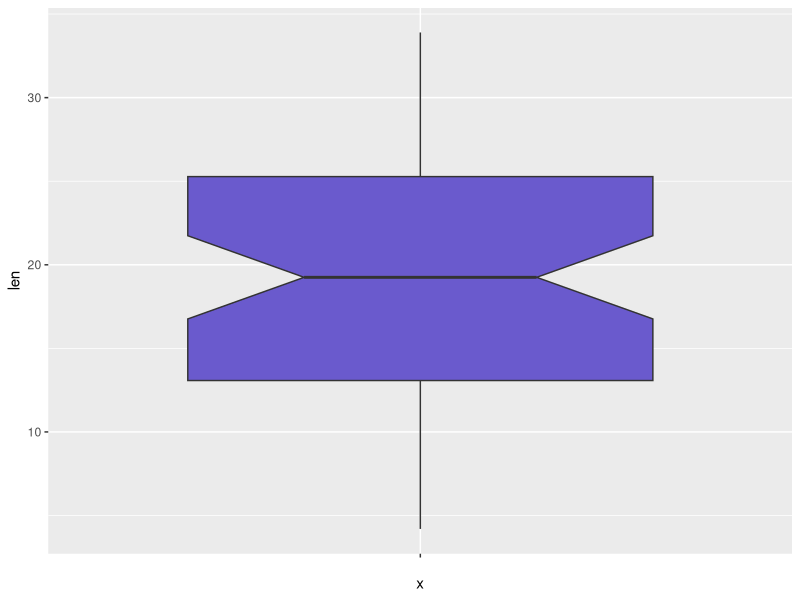
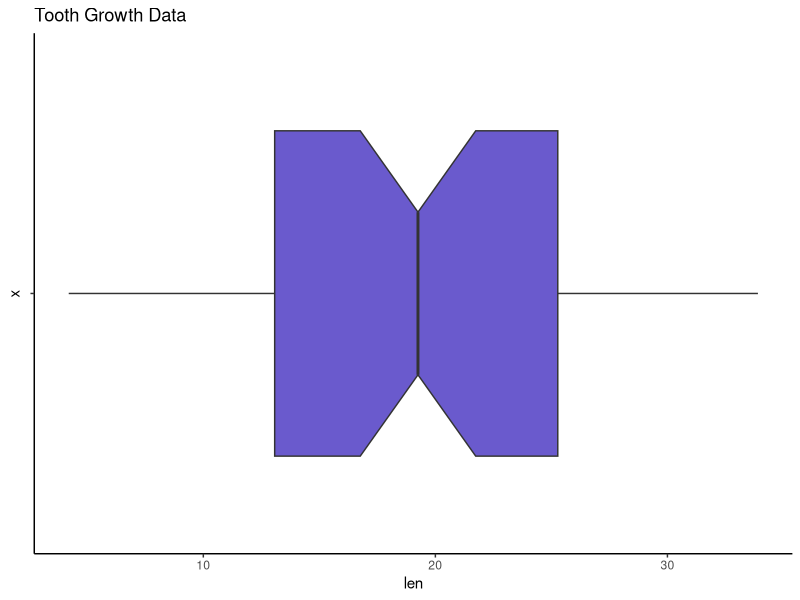

The R script that drew these images, in order:
#This R script provides the code to create informative and clean box plots using the ToothGrow
#data set that is found in ggplot2. We are trying to find the distribution of length of teeth
#by setting up a box plot that is easy to understand with elements such as labels, a median 
#line, title, and the option to visualize the data in another way by rotating the box plot

#make sure ggplot 2 is installed 
install.packages("ggplot2")
library(ggplot2)

#basic box plot
#use ToothGrowth data set that is built into ggplot2
#aes is aesthetic mapping which assigns things like  colour and label axes
#so x="" and y=len means we are keeping the x axis left blank and y axis is labelled len for length
p<- ggplot(ToothGrowth, aes(x="", y=len))+ geom_boxplot(fill="slateblue", notch= "TRUE")
p
#CODE BREAKDOWN
p<- ggplot(ToothGrowth, aes(x="", y=len)) #creates just the outline so the labelled axis and grid
p<- ggplot(ToothGrowth, aes(x="", y=len))+ geom_boxplot(fill="slateblue", notch= "TRUE")
#+ sign adds layers to combine geom_boxplot to the base plot(grid)
#Geometric Layers (geom_*): These are the visual representations of data, such as points, lines, bars, or box plots. Each geom_* function adds a different type of plot to your base.
#notch is median line
#fill box with colour slate blue
#can see the distribution is pretty even and that the average is 20 units of measurment 

#rotate the box plot
p + coord_flip() + theme_classic() +ggtitle("Tooth Growth Data")
# the '+' sign indicates that the layers coord_flip function and getting rid of background (grid lines) is added to the plot p
#theme_classic() gets rid of any sort of background
#ggtitle adds main title





